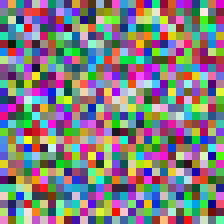
#> input picture model/test_data/png/noise_seed7.png, 224 x 224 px
$ python prepare_image.py test_data/png/noise_seed7.png test_data/png/noise_seed7.png
#> lines starting #> are read from the running program, lines starting #| are printed output that depends on the picture
"""Client-side image preparation: ANY RGB-convertible image -> 224x224 RGB PNG bytes.

Ownership: this utility (Python/Pillow) owns decode-to-RGB, resize and crop. The serving
engine accepts only 224x224 RGB PNG and never resizes, so there is no second resize to
disagree with this one. Steps: convert('RGB') -> bilinear resize to 256x256 (PIL, antialiased)
-> center crop 224x224 -> lossless PNG.
"""
import io
import sys
from pathlib import Path

import numpy as np
from PIL import Image

RESIZE, SIZE = 256, 224


def prepare(img: Image.Image) -> Image.Image:
    img = img.convert("RGB").resize((RESIZE, RESIZE), Image.BILINEAR)
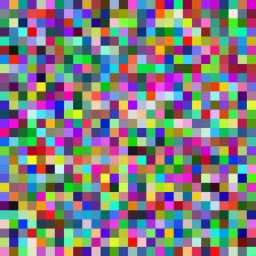
#> img: PIL image 256x256 RGB; mean R, G, B 128.8, 125.6, 127.7
    off = (RESIZE - SIZE) // 2
    return img.crop((off, off, off + SIZE, off + SIZE))
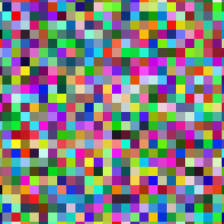
#> returned value: PIL image 224x224 RGB; mean R, G, B 128.8, 127.3, 128


def to_png_bytes(img: Image.Image) -> bytes:
    buf = io.BytesIO()
    img.save(buf, format="PNG")
    return buf.getvalue()


def decode_serving(png: bytes) -> np.ndarray:
    """What the engine does with the bytes: PNG -> uint8 HWC (224,224,3) -> float32 NCHW, 0..255."""
    arr = np.asarray(Image.open(io.BytesIO(png)).convert("RGB"), dtype=np.uint8)
    assert arr.shape == (SIZE, SIZE, 3), arr.shape
    return arr.transpose(2, 0, 1)[None].astype(np.float32)


if __name__ == "__main__":
    src, dst = Path(sys.argv[1]), Path(sys.argv[2])
    dst.write_bytes(to_png_bytes(prepare(Image.open(src))))
